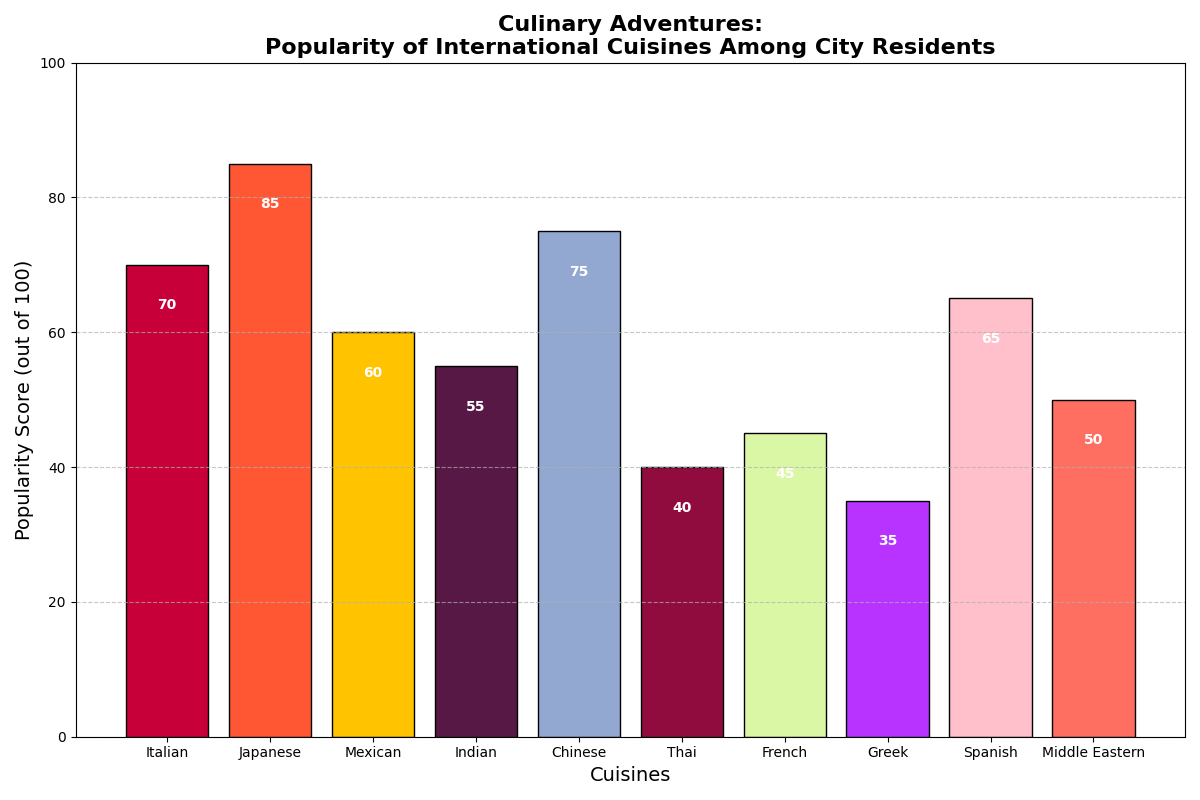

This chart was generated by the following Python code:
import matplotlib.pyplot as plt
import numpy as np

# Define the international cuisines and their respective altered popularity scores
cuisines = ["Italian", "Japanese", "Mexican", "Indian", "Chinese", "Thai", "French", "Greek", "Spanish", "Middle Eastern"]
popularity_scores = np.array([70, 85, 60, 55, 75, 40, 45, 35, 65, 50])

# Colors for the bars, shuffled within the existing palette
colors = ['#C70039', '#FF5733', '#FFC300', '#581845', '#92A8D1', '#900C3F', '#DAF7A6', '#B833FF', '#FFC0CB', '#FF6F61']

# Create the vertical bar chart
fig, ax = plt.subplots(figsize=(12, 8))
bars = ax.bar(cuisines, popularity_scores, color=colors, edgecolor='black')

# Title and labels
ax.set_title('Culinary Adventures:\nPopularity of International Cuisines Among City Residents', fontsize=16, fontweight='bold', ha='center')
ax.set_ylabel('Popularity Score (out of 100)', fontsize=14)
ax.set_xlabel('Cuisines', fontsize=14)

# Data labels on bars
for bar in bars:
    ax.text(bar.get_x() + bar.get_width() / 2, bar.get_height() - 5, f'{bar.get_height()}', 
            ha='center', va='top', color='white', fontsize=10, fontweight='bold')

# Grid lines
ax.yaxis.grid(True, linestyle='--', alpha=0.7)

# Limits for y-axis
ax.set_ylim(0, 100)

# Layout adjustment
plt.tight_layout()

# Show plot
plt.show()
